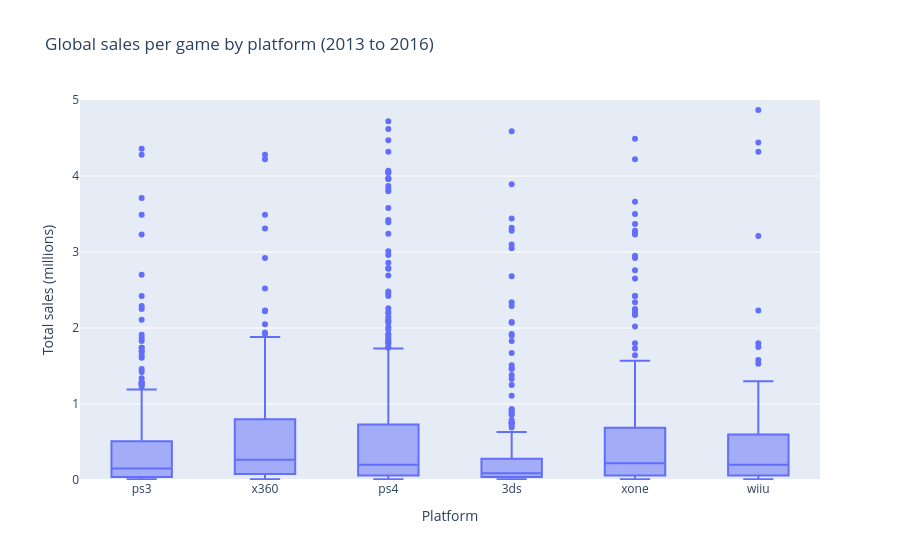

Notebook cell for this chart:
### Markdown cell above
#### Who's leading the current generation?

**PS4 is the clear winner.** It has the highest sales in the period by a wide margin and is still near its peak.

**Xbox One comes next** as the second strongest platform of the new generation.

**PS3 is a trap.** It still shows one of the highest totals, but that comes mostly from 2013, and its sales have been falling fast ever since. The same goes for X360.

**Being new doesn't guarantee success.** Wii U launched in 2012, but its sales are low and already declining.

**3DS is fading, but not gone**, and may still matter in specific regions.

**What this means for 2017:** the most promising platforms are PS4, Xbox One and, depending on the region, 3DS.

### Code cell
# 3.6.Sales distribution

top_recent = recent_by_platform.head(6).index

px.box(games_recent[games_recent['platform'].isin(top_recent)],
x='platform', y='total_sales',
title='Global sales per game by platform (2013 to 2016)',
labels={'platform': 'Platform', 'total_sales': 'Total sales (millions)'}).update_yaxes(range=[0, 5])

### Figure 1 — Plotly figure (JSON) as saved in the notebook; plotly's stock layout.template omitted (floating-point values rounded to 4 significant figures; data arrays with more than 128 entries replaced by an {"elided": "..."} marker saying what was removed)
{"data": [{"alignmentgroup": "True", "hovertemplate": "Platform=%{x}<br>Total sales (millions)=%{y}<extra></extra>", "legendgroup": "", "marker": {"color": "#636efa"}, "name": "", "notched": false, "offsetgroup": "", "orientation": "v", "showlegend": false, "type": "box", "x": {"elided": "1588 str values"}, "x0": " ", "xaxis": "x", "y": {"elided": "1588 float values"}, "y0": " ", "yaxis": "y"}], "layout": {"boxmode": "group", "legend": {"tracegroupgap": 0}, "title": {"text": "Global sales per game by platform (2013 to 2016)"}, "xaxis": {"anchor": "y", "domain": [0, 1], "title": {"text": "Platform"}}, "yaxis": {"anchor": "x", "domain": [0, 1], "range": [0, 5], "title": {"text": "Total sales (millions)"}}}}
